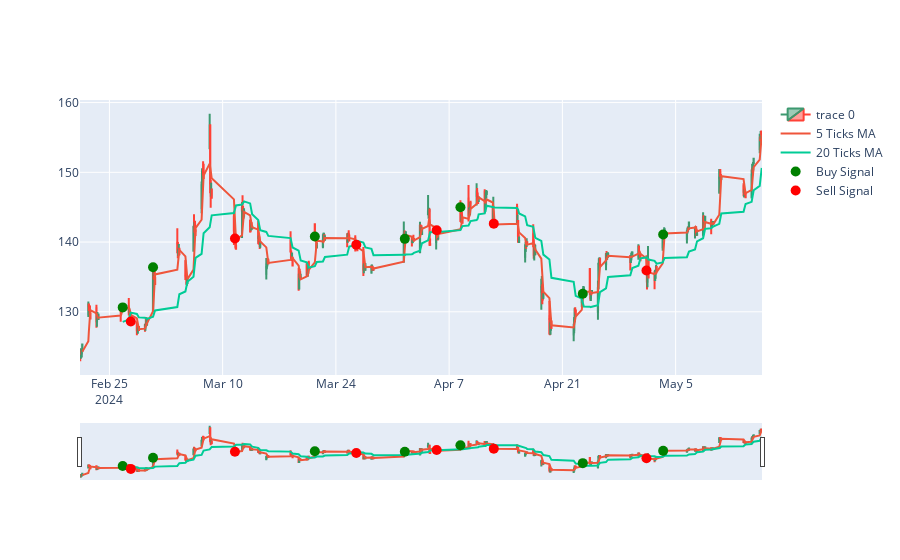

The cell this chart's notebook holds for it:
### Code cell
# calculate profit and loss

tsm_data['buy_price'] = np.where(tsm_data['signal'] == 1, tsm_data['Close'], np.nan)
tsm_data['sell_price'] = np.where(tsm_data['signal'] == -1, tsm_data['Close'], np.nan)

tsm_data['buy_price'] = tsm_data['buy_price'].ffill()
tsm_data['sell_price'] = tsm_data['sell_price'].ffill()

tsm_data['PnL'] = tsm_data['sell_price'] - tsm_data['buy_price']

print(tsm_data['PnL'].sum())

# plot the profit and loss

fig = go.Figure(data=[go.Candlestick(x=tsm_data.index,
                open=tsm_data['Open'],
                high=tsm_data['High'],
                low=tsm_data['Low'],
                close=tsm_data['Close'])])

fig.add_trace(go.Scatter(x=tsm_data.index, y=tsm_data['Close'].rolling(window=5).mean(), name='5 Ticks MA'))
fig.add_trace(go.Scatter(x=tsm_data.index, y=tsm_data['Close'].rolling(window=20).mean(), name='20 Ticks MA'))

buy_signals = tsm_data[tsm_data['signal'] == 1]
sell_signals = tsm_data[tsm_data['signal'] == -1]

fig.add_trace(go.Scatter(x=buy_signals.index, y=buy_signals['Close'], mode='markers', marker=dict(color='green', size=10), name='Buy Signal'))
fig.add_trace(go.Scatter(x=sell_signals.index, y=sell_signals['Close'], mode='markers', marker=dict(color='red', size=10), name='Sell Signal'))

fig.show()

### Figure 1 — Plotly figure (JSON) as saved in the notebook; plotly's stock layout.template omitted (floating-point values rounded to 4 significant figures; data arrays with more than 128 entries replaced by an {"elided": "..."} marker saying what was removed)
{"data": [{"close": {"elided": "300 float values"}, "high": {"elided": "300 float values"}, "low": {"elided": "300 float values"}, "open": {"elided": "300 float values"}, "type": "candlestick", "x": {"elided": "300 str values"}}, {"name": "5 Ticks MA", "type": "scatter", "x": {"elided": "300 str values"}, "y": {"elided": "300 float values"}}, {"name": "20 Ticks MA", "type": "scatter", "x": {"elided": "300 str values"}, "y": {"elided": "300 float values"}}, {"marker": {"color": "green", "size": 10}, "mode": "markers", "name": "Buy Signal", "type": "scatter", "x": ["2024-02-26T15:30:00-05:00", "2024-03-01T09:30:00-05:00", "2024-03-21T09:30:00-04:00", "2024-04-01T12:30:00-04:00", "2024-04-08T09:30:00-04:00", "2024-04-23T12:30:00-04:00", "2024-05-03T11:00:00-04:00"], "y": [130.6, 136.4, 140.8, 140.5, 145, 132.6, 141.1]}, {"marker": {"color": "red", "size": 10}, "mode": "markers", "name": "Sell Signal", "type": "scatter", "x": ["2024-02-27T15:30:00-05:00", "2024-03-11T12:30:00-04:00", "2024-03-26T12:30:00-04:00", "2024-04-05T11:00:00-04:00", "2024-04-12T12:30:00-04:00", "2024-05-01T09:30:00-04:00"], "y": [128.6, 140.5, 139.6, 141.7, 142.6, 135.9]}], "layout": {}}
